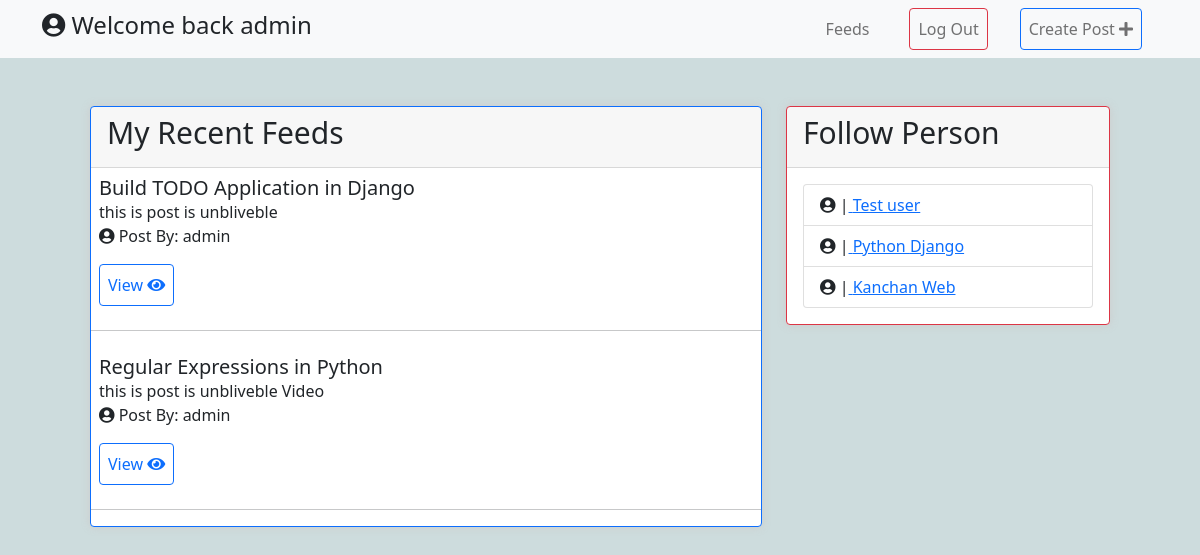
The app's page / (signed in) with its own data.
### blog/models.py (models this page shows, shortened)
class Post(models.Model):
    user = models.ForeignKey(User, on_delete=models.CASCADE)
    name = models.CharField(max_length=100, blank=True)
    caption = models.CharField(max_length=65)
    content = models.TextField(blank=True)
    upload_file = models.FileField(
        upload_to="videos",
        blank=True,
        validators=[FileExtensionValidator(["mp4", "jpeg", "png", "jpg"])],
    )
    create_date = models.DateTimeField(default=dt.datetime.now)
    updated_date = models.DateTimeField(default=dt.datetime.now)

### blog/views.py (the view)
# urls.py: path("", views.home, name="post"),
def home(request):
    user = request.user
    posts = Post.objects.filter(user_id=user.id).order_by("create_date")
    users = User.objects.exclude(id=user.id).order_by("-date_joined")
    context = {
        "posts": posts,
        "users": users,
    }
    return render(request, "post.html", context)

### blog/templates/post.html
{% extends 'base.html' %}
{% load static %}
{% block content %}
<div class="container">
  <div class="row d-flex justify-content-center p-5">
    <div class="col-md-8">
      <div class="card post-card  border-primary">
        <div class="card-header">
          <h1 class="h1">My Recent Feeds</h1>
        </div>
        {% for blog in posts %}
        <div class="card-body p-2">
          <div class="card-titie">
            <h5 class="m-0">{{blog.name}}</h5>
          </div>
          <div class="card-text">
            <span class="captions">{{blog.caption}}</span>
            <p><i class="fas fa-user-circle small-text"></i> Post By: {{blog.user}}</p>
            <a href="{% url 'blog:post-detail' blog.id %}"
            target="_blank" rel="noopener noreferrer"
            class="btn btn-outline-primary p-2">
            View
            <i class="fa fa-eye" aria-hidden="true"></i></a>
          </div>
        </div>
        <hr>
        {% endfor %}
      </div>
    </div>
    <div class="col-md-4">
      <div class="card post-card border-danger">
        <div class="card-header">
          <h1 class="h1">Follow Person</h1>
        </div>
        <div class="card-body">
          <ul class="list-group">
          {% if request.user.is_authenticated %}
          {% for user in users  %}
          <li class="list-group-item">
            <i class="fa fa-user-circle" aria-hidden="true"></i>
              |<a href="{% url 'blog:view-person' user.id %} ">
                {{ user.first_name }} {{ user.last_name }}
              </a>
          </li>
          {% endfor %}
          {% else %}
            <h3>Login and Register and show the person list</h3>
          {% endif %}
          </ul>
        </div>
      </div>
    </div>
  </div>
</div>
{% endblock content %}

### blog/templates/include/header.html (shortened to what this page needs)
{% load static %}
<nav class="navbar navbar-expand-lg navbar-light bg-light">
  <div class="container">
    <div class="collapse navbar-collapse" id="navbarNav">
      <div class="nav-brand">
        <h4 class="text-dark"> <i class="fa fa-user-circle fa-warning" aria-hidden="true"></i> Welcome back {% if request.user.is_authenticated %} {{request.user.username}} {% else %} Guest {% endif %}</h4>
      </div>
      <ul class="navbar-nav ms-auto py-4 py-lg-0 d-flex align-items-center">
        <li class="nav-item"><a class="nav-link mx-3" href="{% url 'blog:post' %}">Feeds</a></li>
        {% if request.user.is_authenticated %}
        <li class="nav-item"><a class="nav-link mx-3 btn btn-outline-danger" href="{% url 'account:logout' %}">Log Out</a></li>
        <li class="nav-item"><a class="nav-link mx-3 btn btn-outline-primary" href="{% url 'blog:create-post' %}">Create Post <i class="fa fa-plus" aria-hidden="true"></i> </a></li>
        {% else %}
        <li class="nav-item"><a class="nav-link mx-2 btn btn-primary " href="{% url 'account:login' %}">Login</a></li>
        {% endif %}
      </ul>
    </div>
  </div>
</nav>

### social_blog/static/css/styles.css (style rules this page uses)
body { background-color:#cddcdd; }
.h1 { font-size: 30px; }
.card { box-shadow:0px 0px 10px #ccc; }

### records on screen
Post: name "Build TODO Application in Django", caption "this is post is unbliveble", user "admin"
Post: name "Regular Expressions in Python", caption "this is post is unbliveble Video", user "admin"

### other values on screen
{{ request.user.username }} "admin"
{{ user.first_name }} "Test"
{{ user.last_name }} "user"
{{ user.first_name }} "Python"
{{ user.last_name }} "Django"
{{ user.first_name }} "Kanchan"
{{ user.last_name }} "Web"
